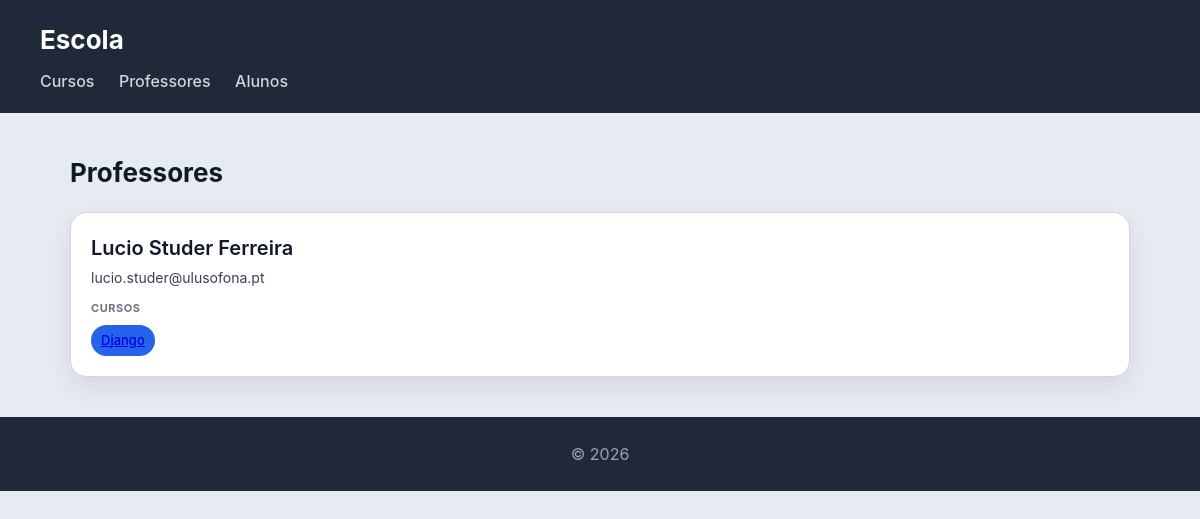
/escolaOnline/professores/, run on the app's committed database.
### escolaOnline/models.py (models this page shows, shortened)
class Professor(models.Model):
    nome = models.CharField(max_length=100)
    email = models.EmailField()

class Curso(models.Model):
    nome = models.CharField(max_length=100)
    imagem = models.ImageField(upload_to='cursos/')
    professor = models.ForeignKey(Professor, on_delete=models.CASCADE, related_name='cursos')
    alunos = models.ManyToManyField(Aluno, related_name='cursos')

### escolaOnline/views.py (the view)
# urls.py: path('professores/', views.professores_view, name='professores'),
def professores_view(request):
    professores = Professor.objects.prefetch_related('cursos').all()
    return render(request, 'escolaOnline/professores.html', {'professores': professores})

### escolaOnline/templates/escolaOnline/professores.html
{% extends "escolaOnline/base.html" %}
{% block content %}
<h2>Professores</h2>
<section>
    {% for professor in professores %}
    <article>
        <header>
            <h3>{{ professor.nome }}</h3>
            <p>{{ professor.email }}</p>
        </header>
        <section>
            <h4>Cursos</h4>
            <ul>
                {% for curso in professor.cursos.all %}
                    <li>
                        <a href="{% url 'curso' curso.id %}">{{ curso.nome }}</a>
                    </li>
                {% empty %}
                    <li>Sem cursos atribuídos</li>
                {% endfor %}
            </ul>
        </section>
    </article>
    {% endfor %}
</section>
{% endblock %}

### escolaOnline/static/escolaOnline/styles.css (style rules this page uses)
* { box-sizing: border-box; margin: 0; padding: 0; }
body { font-family: "Inter", "Segoe UI", system-ui, -apple-system, sans-serif; background: #e6ebf2; color: #111827; line-height: 1.5; }
h2 { margin-bottom: 20px; font-size: 26px; }
section > article { background: white; padding: 20px; border-radius: 16px; border: 1px solid #d1d5db; box-shadow: 0 10px 25px rgba(0,0,0,0.08); transition: all 0.25s ease; margin-bottom: 20px; }
article > header { margin-bottom: 12px; }
article > header > h3 { font-size: 20px; font-weight: 600; margin-bottom: 4px; }
article > header > p { font-size: 14px; color: #374151; }
article > section { margin-top: 10px; }
article > section > h4 { font-size: 11px; text-transform: uppercase; color: #6b7280; margin-bottom: 8px; letter-spacing: 0.05em; }
article > section > ul { list-style: none; display: flex; flex-wrap: wrap; gap: 8px; }
article > section > ul > li { background: #2563eb; color: white; padding: 6px 10px; border-radius: 999px; font-size: 13px; font-weight: 500; }

### data on the page
Professor: nome "Lucio Studer Ferreira", email "lucio.studer@ulusofona.pt"
Curso: nome "Django"
